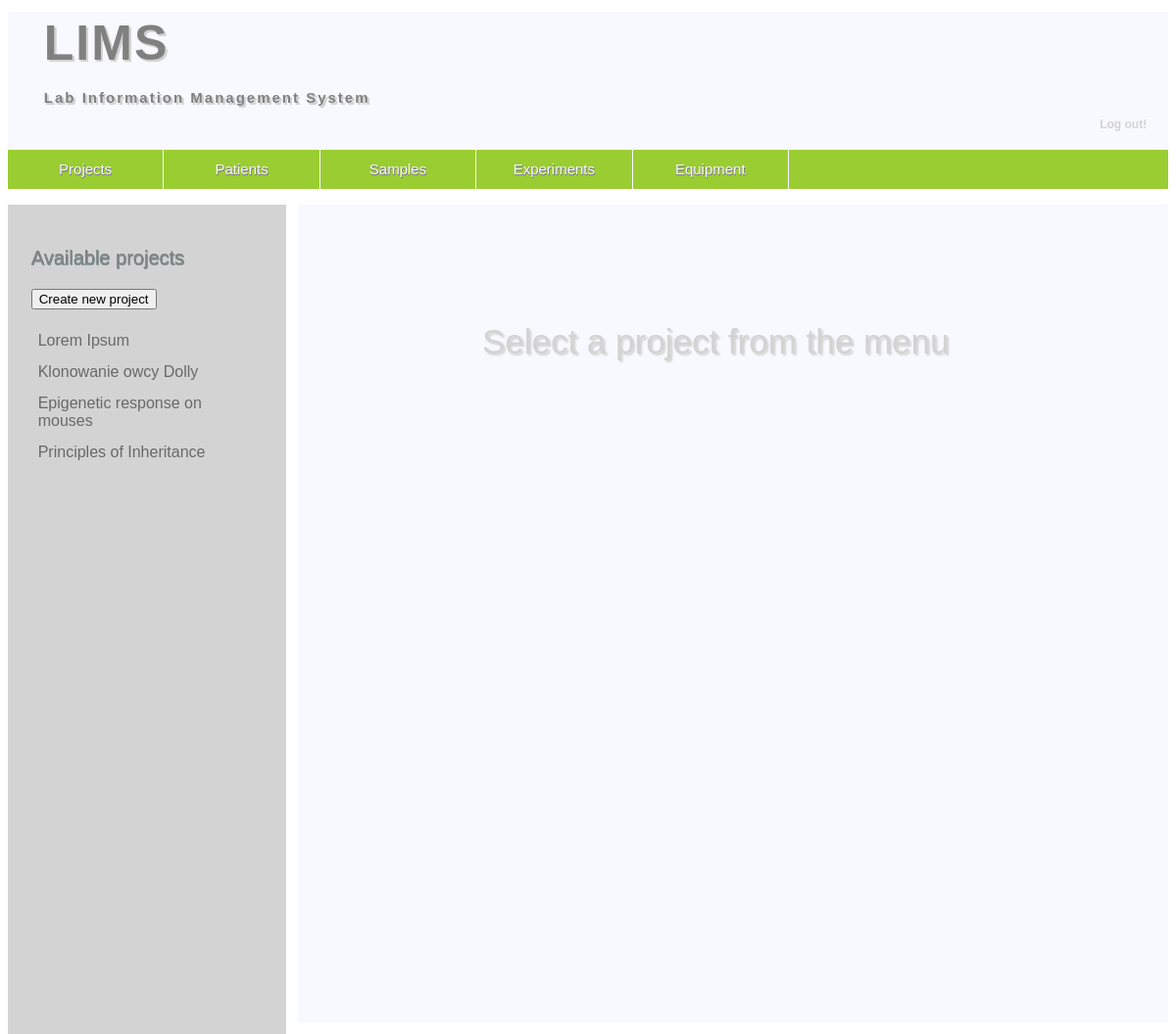
Page /PHP-scripts/projects.php (signed in) on the committed database.
### tables this page shows
CREATE TABLE `projects` (
  `idprojects` int(11) NOT NULL,
  `title` text NOT NULL,
  `description` longtext DEFAULT NULL,
  `start_date` date NOT NULL,
  `end_date` date DEFAULT NULL,
  `key_words` varchar(90) NOT NULL,
  `budget` decimal(10,0) NOT NULL,
  `w_personal_data_idwokers_data` int(11) NOT NULL,
  `project_status_idproject_status` int(11) NOT NULL
);

### PHP-scripts/projects.php (the view, shortened to what this page needs)
<?php
	require_once 'connect.php';
	$conn = @new mysqli($servername, $username, $password, $dbname);
	mysqli_set_charset($conn, "utf8");
	$ID = $_SESSION['ID'];
?>
 <!DOCTYPE html>
 <html>
 <head>
	<link rel="stylesheet" href="style.css" type="text/css" />
 </head>
 <body>
	<header>
		<h1 class="logo">LIMS</h1>
		<h4 class="logo">Lab Information Management System <p class="out"> <a href="logout.php">Log out!</a></p>
		</h4>
		<nav>
			<ul class="menu">
			<li><a href="projects.php">Projects</a></li>
			<?php
			if (isset($_SESSION['admin'])){
				echo "<li><a href='patients.php'>Patients</a></li>";
				echo "<li><a href='samples.php'>Samples</a></li>";}
			?>
			<li><a href="experiments.php">Experiments</a></li>
			<li><a href="equipment.php">Equipment</a></li>
			</ul>
		</nav>
	</header>
	<main>
		<section class="content">
		<p class="content_title"> Available projects</p>
			<a href="one_addproject.php">
				<button>Create new project</button>
			</a>
			<ul class="titles">
			<?php
			if (isset($_SESSION['admin'])){
				$q = "SELECT idprojects, title FROM projects";
				$result = $conn->query($q);
			}
			else {
				$q = "SELECT idprojects, title FROM projects INNER JOIN projects_has_w_personal_data ON idprojects =  projects_idprojects WHERE `projects_has_w_personal_data`.`w_personal_data_id_personal_data` = ?;";
				$result = $conn->execute_query($q,[$ID]);
			}
				while($row = mysqli_fetch_assoc($result))
				{
					echo "<li><a href='one_project.php?value_key=".$row['idprojects']."'>".$row['title']."</a></li>";
				}
			?>
			</ul>
		</section>
		<section class="results">
		<p class="communicate"> Select a project from the menu </p>
		</section>
	</main>
 </body>
 </html>

### style/style.css (style rules this page uses)
header { font-family: Arial, Helvetica, sans-serif; width: 100%; margin-left: auto; margin-right: auto; background-color: ghostwhite; min-height: 15%; }
h1.logo { color: grey; padding: 3px 10px 3px 25px; margin: 1%; font-size: 50px; letter-spacing: 2px; text-shadow: 2px 2px 0.5px lightgrey, 2px 2px 0.5px lightgrey, 2px 2px 0.5px lightgrey, 2px 2px 0.5px lightgrey; }
h4.logo { color: grey; padding: 3px 10px 3px 25px; margin: 1%; font-size: 15px; letter-spacing: 2px; text-shadow: 2px 2px 0.5px lightgrey, 2px 2px 0.5px lightgrey, 2px 2px 0.5px lightgrey, 2px 2px 0.5px lightgrey; }
p.out { text-align: right; font-size: 12px; text-shadow: none; padding-bottom:0; margin-bottom:0; letter-spacing: 0; }
header a { color: lightgrey; text-decoration: none; }
nav { background-color: yellowgreen; }
.menu { padding-left: 0; list-style-type: none; background-color: yellowgreen; min-height: 40px; line-height: 250%; color: ghostwhite; text-shadow: 0.5px 0.5px 0px grey, 0.5px 0.5px 0px grey, 0.5px 0.5px 0px grey, 0.5px 0.5px 0px grey; }
.menu > li { font-size: 15px; text-align:center; float: left; padding-left: 20px; padding-right: 20px; border-right: 1px solid ghostwhite; width: 10%; }
.menu a { color: ghostwhite; text-decoration: none; }
main { font-family: Arial, Helvetica, sans-serif; width: 100%; margin: auto; margin-left: auto; margin-right: auto; min-height: 80%; }
.content { float: left; width: 20%; padding: 2%; background-color: lightgrey; color: dimgrey; min-height: 800px; margin: auto; margin-right: 1%; }
p.content_title { font-size: 20px; color: #808080; text-shadow: 0.5px 0.5px 0px #889999, 0.5px 0.5px 0px #889999, 0.5px 0.5px 0px #889999, 0.5px 0.5px 0px #889999; }
.titles { list-style-type: none; color: dimgrey; padding:0; }
.titles > li { color: #808080; width:80%; text-align: left; padding: 7px; }
.titles a { color: dimgrey; text-decoration: none; }
.results { background-color: ghostwhite; color: dimgrey; float: left; width: 62%; padding-left: 5%; padding-right: 8%; padding-top: 3%; min-height: 800px; margin:auto; overflow-x:auto; }
p.communicate { color: lightgray; font-size: 35px; text-align: center; padding:50px; text-shadow: 2px 2px 2px lightgrey; }

### rows in the picture
projects: title "Lorem Ipsum"
projects: title "Klonowanie owcy Dolly"
projects: title "Epigenetic response on mouses"
projects: title "Principles of Inheritance"
